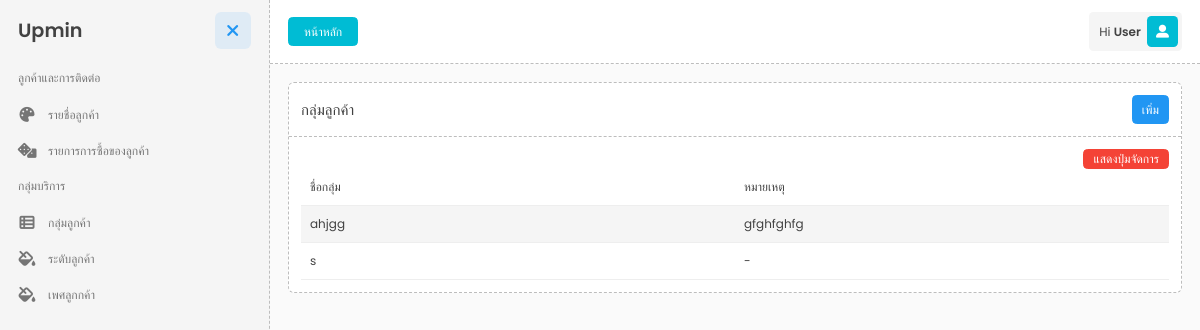
Page /dist/index?p=customergroup (signed in) on the committed database.
### tables this page shows
CREATE TABLE `customer_group` (
  `cg_id` int(11) NOT NULL COMMENT 'รหัส',
  `cg_name` varchar(100) NOT NULL COMMENT 'ชื่อกลุ่ม',
  `cg_note` varchar(200) NOT NULL COMMENT 'หมายเหตุ'
);

### dist/mycustomer/customergroup.php (the view, shortened to what this page needs)
<?php $group = $con->query("SELECT * FROM customer_group"); ?>
<div class="portlet-header portlet-header-bordered">
    <h3 class="portlet-title">กลุ่มลูกค้า</h3>
    <button id="btn-open-add" class="btn btn-primary" data-bs-toggle="modal" data-bs-target="#modal3">เพิ่ม</button>
</div>
<div class="d-flex justify-content-end mt-3 me-3">
    <div class="d-flex gap-2">
        <button class="btn btn-danger py-0" id="cc-checkbox">แสดงปุ่มจัดการ</button>
    </div>
</div>
<div class="portlet-body">
    <div class="table-responsive">
        <table id="cc-table" class="table table-striped table-hover mb-0">
            <thead >
                <tr>
                    <th class="text-start col-4">ชื่อกลุ่ม</th>
                    <th class="cc-note col-4">หมายเหตุ</th>
                </tr>
            </thead>
            <tbody>
                <?php foreach($group as $group): ?>
                    <tr>
                        <td class="text-start col-4"><?=$group['cg_name']?></td>
                        <td class="cc-note col-4"><?=$group['cg_note']?></td>
                    </tr>
                <?php endforeach; ?>
            </tbody>
        </table>
    </div>
</div>

### rows in the picture
customer_group: cg_name "ahjgg", cg_note "gfghfghfg"
customer_group: cg_name "s", cg_note "-"
